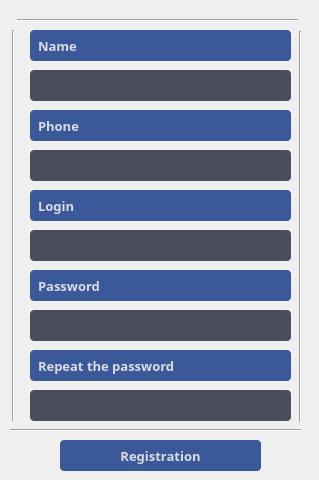
       <widget class="QWidget" name="tab_8">
        <attribute name="title">
         <string>Register</string>
        </attribute>
        <widget class="QLabel" name="Login_Librarian_12">
         <property name="geometry">
          <rect>
           <x>30</x>
           <y>190</y>
           <width>261</width>
           <height>31</height>
          </rect>
         </property>
         <property name="font">
          <font>
           <family>Trebuchet MS</family>
           <pointsize>10</pointsize>
           <weight>75</weight>
           <bold>true</bold>
          </font>
         </property>
         <property name="styleSheet">
          <string notr="true">QLabel {
    color: #D9DCE4;
    background-color: #3B5998;
    border-radius: 4px;
    padding: 4px;
}
</string>
         </property>
         <property name="text">
          <string>Login</string>
         </property>
        </widget>
        <widget class="QLabel" name="Password_Librarian_9">
         <property name="geometry">
          <rect>
           <x>30</x>
           <y>270</y>
           <width>261</width>
           <height>31</height>
          </rect>
         </property>
         <property name="font">
          <font>
           <family>Trebuchet MS</family>
           <pointsize>10</pointsize>
           <weight>75</weight>
           <bold>true</bold>
          </font>
         </property>
         <property name="styleSheet">
          <string notr="true">QLabel {
    color: #D9DCE4;
    background-color: #3B5998;
    border-radius: 4px;
    padding: 4px;
}
</string>
         </property>
         <property name="text">
          <string>Password</string>
         </property>
         <property name="textFormat">
          <enum>Qt::AutoText</enum>
         </property>
         <property name="alignment">
          <set>Qt::AlignLeading|Qt::AlignLeft|Qt::AlignVCenter</set>
         </property>
        </widget>
        <widget class="QLabel" name="Password_Librarian_10">
         <property name="geometry">
          <rect>
           <x>30</x>
           <y>350</y>
           <width>261</width>
           <height>31</height>
          </rect>
         </property>
         <property name="font">
          <font>
           <family>Trebuchet MS</family>
           <pointsize>10</pointsize>
           <weight>75</weight>
           <bold>true</bold>
          </font>
         </property>
         <property name="styleSheet">
          <string notr="true">QLabel {
    color: #D9DCE4;
    background-color: #3B5998;
    border-radius: 4px;
    padding: 4px;
}
</string>
         </property>
         <property name="text">
          <string>Repeat the password</string>
         </property>
         <property name="textFormat">
          <enum>Qt::AutoText</enum>
         </property>
         <property name="alignment">
          <set>Qt::AlignLeading|Qt::AlignLeft|Qt::AlignVCenter</set>
         </property>
        </widget>
        <widget class="QLineEdit" name="lineEdit_input_reg_log_3">
         <property name="geometry">
          <rect>
           <x>30</x>
           <y>230</y>
           <width>261</width>
           <height>31</height>
          </rect>
         </property>
         <property name="font">
          <font>
           <family>Trebuchet MS</family>
           <pointsize>10</pointsize>
           <weight>75</weight>
           <bold>true</bold>
          </font>
         </property>
         <property name="styleSheet">
          <string notr="true">QLineEdit {
    background-color: #4B4E5A;
    border-radius: 4px;
    color: white;
    padding: 4px;
    border: none;
}
QLineEdit:hover {
    border: 1px solid #3b3e47;
}
QLineEdit:focus {
    border: 1px solid #3b3e47;
}
</string>
         </property>
         <property name="text">
          <string/>
         </property>
        </widget>
        <widget class="QLineEdit" name="lineEdit_input_reg_pass_3">
         <property name="geometry">
          <rect>
           <x>30</x>
           <y>310</y>
           <width>261</width>
           <height>31</height>
          </rect>
         </property>
         <property name="font">
          <font>
           <family>Trebuchet MS</family>
           <pointsize>10</pointsize>
           <weight>75</weight>
           <bold>true</bold>
          </font>
         </property>
         <property name="styleSheet">
          <string notr="true">QLineEdit {
    background-color: #4B4E5A;
    border-radius: 4px;
    color: white;
    padding: 4px;
    border: none;
}
QLineEdit:hover {
    border: 1px solid #3b3e47;
}
QLineEdit:focus {
    border: 1px solid #3b3e47;
}
</string>
         </property>
         <property name="text">
          <string/>
         </property>
        </widget>
        <widget class="QLineEdit" name="lineEdit_input_reg_pass_repit_3">
         <property name="geometry">
          <rect>
           <x>30</x>
           <y>390</y>
           <width>261</width>
           <height>31</height>
          </rect>
         </property>
         <property name="font">
          <font>
           <family>Trebuchet MS</family>
           <pointsize>10</pointsize>
           <weight>75</weight>
           <bold>true</bold>
          </font>
         </property>
         <property name="styleSheet">
          <string notr="true">QLineEdit {
    background-color: #4B4E5A;
    border-radius: 4px;
    color: white;
    padding: 4px;
    border: none;
}
QLineEdit:hover {
    border: 1px solid #3b3e47;
}
QLineEdit:focus {
    border: 1px solid #3b3e47;
}
</string>
         </property>
         <property name="text">
          <string/>
         </property>
        </widget>
        <widget class="QPushButton" name="pushButton_reg_acc_reader">
         <property name="geometry">
          <rect>
           <x>60</x>
           <y>440</y>
           <width>201</width>
           <height>31</height>
          </rect>
         </property>
         <property name="font">
          <font>
           <family>Trebuchet MS</family>
           <pointsize>10</pointsize>
           <weight>75</weight>
           <bold>true</bold>
          </font>
         </property>
         <property name="cursor">
          <cursorShape>PointingHandCursor</cursorShape>
         </property>
         <property name="styleSheet">
          <string notr="true">QPushButton {
    color: #D9DCE4;
    background-color: #3B5998;
    border-radius: 4px;
    padding: 4px;
}

QPushButton:hover {
    background-color: #404040;
}
</string>
         </property>
         <property name="text">
          <string>Registration</string>
         </property>
        </widget>
        <widget class="QLabel" name="Login_Librarian_name_5">
         <property name="geometry">
          <rect>
           <x>30</x>
           <y>30</y>
           <width>261</width>
           <height>31</height>
          </rect>
         </property>
         <property name="font">
          <font>
           <family>Trebuchet MS</family>
           <pointsize>10</pointsize>
           <weight>75</weight>
           <bold>true</bold>
          </font>
         </property>
         <property name="styleSheet">
          <string notr="true">QLabel {
    color: #D9DCE4;
    background-color: #3B5998;
    border-radius: 4px;
    padding: 4px;
}
</string>
         </property>
         <property name="text">
          <string>Name</string>
         </property>
        </widget>
        <widget class="QLineEdit" name="lineEdit_input_reg_log_name_3">
         <property name="geometry">
          <rect>
           <x>30</x>
           <y>70</y>
           <width>261</width>
           <height>31</height>
          </rect>
         </property>
         <property name="font">
          <font>
           <family>Trebuchet MS</family>
           <pointsize>10</pointsize>
           <weight>75</weight>
           <bold>true</bold>
          </font>
         </property>
         <property name="styleSheet">
          <string notr="true">QLineEdit {
    background-color: #4B4E5A;
    border-radius: 4px;
    color: white;
    padding: 4px;
    border: none;
}
QLineEdit:hover {
    border: 1px solid #3b3e47;
}
QLineEdit:focus {
    border: 1px solid #3b3e47;
}
</string>
         </property>
         <property name="text">
          <string/>
         </property>
        </widget>
        <widget class="QLineEdit" name="lineEdit_input_reg_phone_3">
         <property name="geometry">
          <rect>
           <x>30</x>
           <y>150</y>
           <width>261</width>
           <height>31</height>
          </rect>
         </property>
         <property name="font">
          <font>
           <family>Trebuchet MS</family>
           <pointsize>10</pointsize>
           <weight>75</weight>
           <bold>true</bold>
          </font>
         </property>
         <property name="styleSheet">
          <string notr="true">QLineEdit {
    background-color: #4B4E5A;
    border-radius: 4px;
    color: white;
    padding: 4px;
    border: none;
}
QLineEdit:hover {
    border: 1px solid #3b3e47;
}
QLineEdit:focus {
    border: 1px solid #3b3e47;
}
</string>
         </property>
         <property name="text">
          <string/>
         </property>
        </widget>
        <widget class="QLabel" name="Login_Librarian_name_6">
         <property name="geometry">
          <rect>
           <x>30</x>
           <y>110</y>
           <width>261</width>
           <height>31</height>
          </rect>
         </property>
         <property name="font">
          <font>
           <family>Trebuchet MS</family>
           <pointsize>10</pointsize>
           <weight>75</weight>
           <bold>true</bold>
          </font>
         </property>
         <property name="styleSheet">
          <string notr="true">QLabel {
    color: #D9DCE4;
    background-color: #3B5998;
    border-radius: 4px;
    padding: 4px;
}
</string>
         </property>
         <property name="text">
          <string>Phone</string>
         </property>
        </widget>
        <widget class="Line" name="line_7">
         <property name="geometry">
          <rect>
           <x>3</x>
           <y>30</y>
           <width>20</width>
           <height>391</height>
          </rect>
         </property>
         <property name="orientation">
          <enum>Qt::Vertical</enum>
         </property>
        </widget>
        <widget class="Line" name="line_8">
         <property name="geometry">
          <rect>
           <x>10</x>
           <y>420</y>
           <width>291</width>
           <height>20</height>
          </rect>
         </property>
         <property name="orientation">
          <enum>Qt::Horizontal</enum>
         </property>
        </widget>
        <widget class="Line" name="line_9">
         <property name="geometry">
          <rect>
           <x>290</x>
           <y>31</y>
           <width>20</width>
           <height>391</height>
          </rect>
         </property>
         <property name="font">
          <font>
           <stylestrategy>PreferDefault</stylestrategy>
          </font>
         </property>
         <property name="orientation">
          <enum>Qt::Vertical</enum>
         </property>
        </widget>
        <widget class="Line" name="line_10">
         <property name="geometry">
          <rect>
           <x>17</x>
           <y>10</y>
           <width>281</width>
           <height>20</height>
          </rect>
         </property>
         <property name="orientation">
          <enum>Qt::Horizontal</enum>
         </property>
        </widget>
       </widget>
